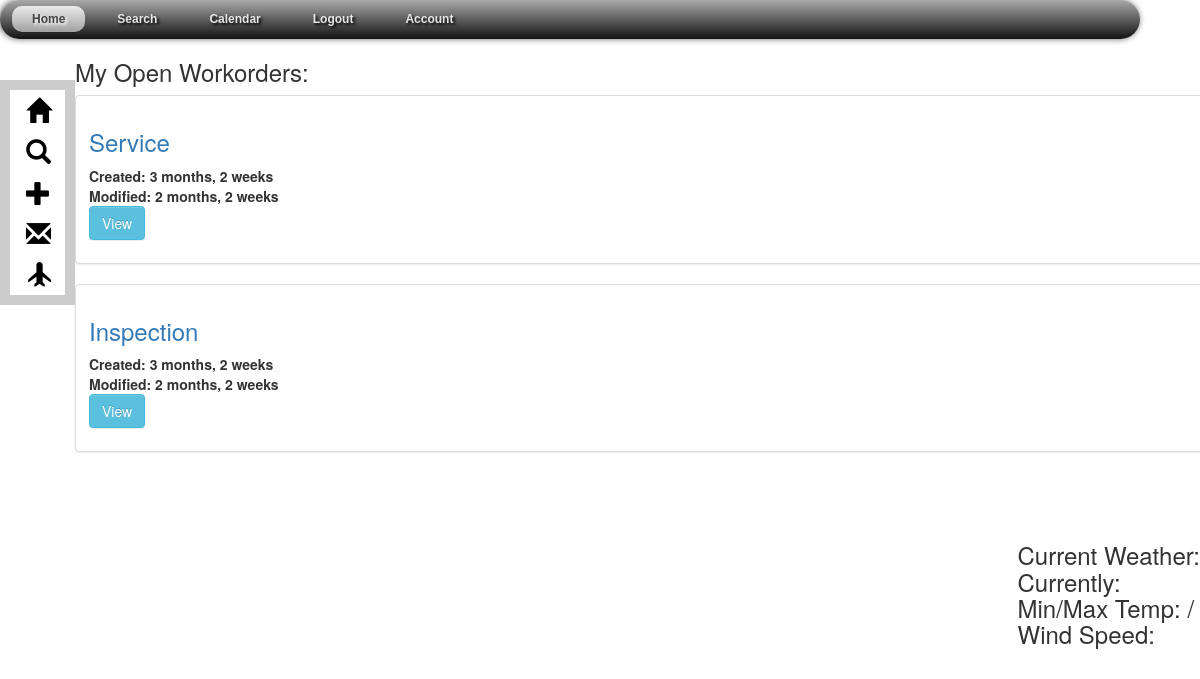
The page /customers/ (signed in) on the database as committed earlier.
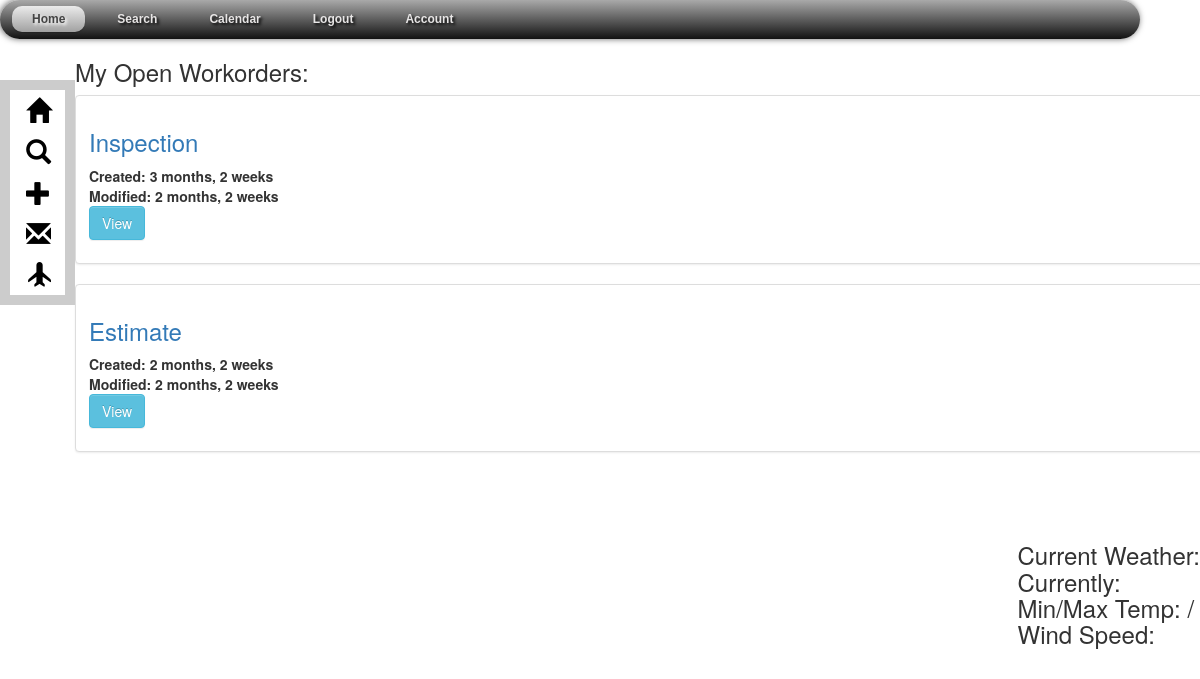
The same page on the database as committed later.
### Customers/models.py (models this page shows, shortened)
class Appointment(models.Model):
    appId = models.AutoField(primary_key=True)
    customer_id = models.ForeignKey('Customer', default=0)
    jobsite_id = models.ForeignKey('Jobsite')
    title = models.CharField(null=True, blank=True, choices=TITLES,max_length=10)
    problem = models.CharField(max_length=200, null=True)
    url = models.CharField(max_length=200, default="")
    schedule_date = models.DateField(null=True, blank=True)
    unscheduled = models.BooleanField(default=True)
    time_slot = models.CharField(blank=True, choices=TIME_SLOTS, default='', max_length=20, null=True)
    start = models.CharField(null=True, max_length=30, blank=True)
    end = models.CharField(null=True, max_length=30, blank=True)
    appt = models.CharField(null=True, max_length=70, blank=True)
    color = models.CharField(null=True, max_length=20, default="red")
    assigned_to = models.CharField(choices=LEAD_ASSIGNED_CHOICES,max_length=20, blank=True, default="")
    contract = models.FileField(upload_to=upload_location, blank=True)
    completed = models.BooleanField(default=False, blank=True)
    created = models.DateTimeField(auto_now=False, auto_now_add=True, null=True)
    modified = models.DateTimeField(auto_now=True, auto_now_add=False, null=True)
    modified_by = models.CharField(max_length=50, default=1, null=True)
    notes = models.TextField(max_length=200, default='', null=True)
    def get_absolute_url(self):
        return reverse("customers:appointment_detail", kwargs={"id": self.customer_id, "jobId":self.jobsite_id, "appId":self.appId})

### Customers/views.py (the view)
@login_required(login_url='customers:login')
def index(request):
    import pyowm
    API_KEY = '0661037c3beedfccf03d405e5ed322e4'
    LOCATION_ID = 5205788
    owm=pyowm.OWM(API_KEY)
    observation = owm.weather_at_id(LOCATION_ID)
    w = observation.get_weather()
    status = w.get_detailed_status()
    weather_icon = w.get_weather_icon_name()
    icon = "http://openweathermap.org/img/w/"+weather_icon+".png"
    temp = w.get_temperature('fahrenheit')
    temp_max = temp["temp_max"]
    temp_min = temp["temp_min"]
    wind = w.get_wind()
    wind_speed = wind["speed"]
    fc = owm.daily_forecast_at_id(LOCATION_ID, limit=5)
    f = fc.get_forecast()
    lst = f.get_weathers()
    my_open = Appointment.objects.all().filter(assigned_to =request.user.first_name)
    context = {
        "title":"Home",
        "status": status,
        "icon":icon,
        "wind_speed":wind_speed,
        "temp_max":temp_max,
        "temp_min":temp_min,
        "f":f,
        "lst":lst,
        "my_open":my_open,
    }
    return render(request, "index.html", context)

### Customers/models.py (called while the page is built)
    def __str__(self):
        return str(self.id)

    def __str__(self):
        return str(self.jobId)

### Customers/templates/index.html (shortened to what this page needs)
{% extends "base.html" %}
{% block content %}
<h3>My Open Workorders:</h3>
    {% if my_open %}
        {% for obj in my_open %}
            <div class="thumbnail">
                <div class="caption">
                        <h3 class="lead-link"><a href="{{obj.get_absolute_url }}" class="">{{obj.title}}</a></h3>
                        <div class="info">
                        <strong>Created: {{obj.created|timesince }}</strong></br>
                        <strong>Modified: {{ obj.modified|timesince }}</strong><br/>
                        </div>
                        <a href="{{ obj.get_absolute_url }}" class="btn btn-info" id="btnViewWorkorder" role="button">View</a></p>
                    </div>
                </div>
            {%endfor%}
    {% else %}
    <h3>All caught up! No Open Workorders</h3>
    {% endif %}
{% endblock content %}
{% block right-pane %}
<div id="weather">
    <h3>Current Weather:</br>
        <img src="{{icon}}" id="weather_icon"><br>
        Currently: {{status|capfirst}}<br>
        Min/Max Temp: {{temp_min}}/{{temp_max}}<br>
        Wind Speed:{{wind_speed}}<br>
    </h3>
</div>
{% endblock right-pane %}

Rows that differ between the two databases and show on the page:
no longer on this page (row edited): Appointment: title "Service", created "3 months, 2 weeks", modified "2 months, 2 weeks"
now on this page (row edited): Appointment: title "Estimate", created "2 months, 2 weeks", modified "2 months, 2 weeks"
